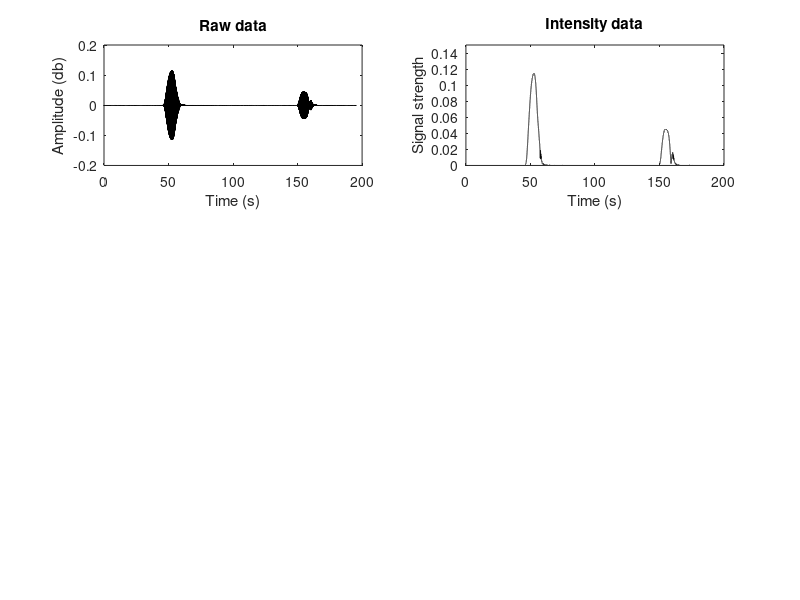

The MATLAB source for this figure: (Note: this script raises an error after producing the figure.)
%% Script for fitting a gaussian to a signal
% Edit this script to produce a decent fit

clear;
clc;
clf;

%% Load the data in - you can save variables using the 'save' command,
%   then read them in using the 'load' command. Very similar to dlmread
%   and dlmwrite, but for any matlab variable
dataLoaded = load('signal.mat');
dataRaw = dataLoaded.data;  % Get data out
dataRaw1=dataRaw([1:floor(end/2)]);
dataRaw2=dataRaw([ceil(end/2):end]);
% Convert from signal to intensity at frequency
dataIntensity = abs( hilbert(dataRaw) );
dataIntensity1 = abs( hilbert(dataRaw1) );
dataIntensity2 = abs( hilbert(dataRaw2) );
% Data rate is 512 frames per second
lengthFrame = 1.0/512.0; % in seconds
times = 0:lengthFrame:lengthFrame * (length(dataIntensity)-0.5);
times1 = 0:lengthFrame:lengthFrame * (length(dataIntensity1)-0.5);
times2 = (5e4)/512+(0:lengthFrame:lengthFrame * (length(dataIntensity2)-0.5));

% Plot raw signal data
nRows = 3;
nCols = 2;
subplot(nRows, nCols, 1);
plot( times, dataRaw, '-k' );
xlabel('Time (s)');
ylabel('Amplitude (db)')
title('Raw data');
axis([0,200,-0.2,0.2])

% Plot envelope
subplot(nRows, nCols, 2);
plot( times, dataIntensity, '-k' );
xlabel('Time (s)');
ylabel('Signal strength')
title('Intensity data');
axis([0,200,0,0.15])

% Fit a Gaussian to the entire thing
gaussFitted = fit( times', dataIntensity', 'gauss1' );
gaussFitted1 = fit( times1', dataIntensity1', 'gauss1' );
gaussFitted2 = fit( times2', dataIntensity2', 'gauss1' );

% plot the result
subplot(nRows, nCols, 3);
% plot 'knows' what kind of data gaussFitted is, so it plots the right
% thing
plot(gaussFitted1, times1, dataIntensity1);
xlabel('Time (s)');
ylabel('Signal strength')
axis([0,100,0,0.15])

% plot the result
subplot(nRows, nCols, 5);
% plot 'knows' what kind of data gaussFitted is, so it plots the right
% thing
plot(gaussFitted2, times2, dataIntensity2);
xlabel('Time (s)');
ylabel('Signal strength')
axis([80,200,0,0.06])

% Evaluate the fitted Gaussian and plot
%   You can treat gaussFitted as a function and 'call' it with t value
fittedValues1 = gaussFitted1(times1);
subplot(nRows, nCols, 4);
plot( times1, dataIntensity1, '.b' );
hold on;
plot( times1, fittedValues1, '--k', 'LineWidth', 3 );
legend('Original data', 'Fitted Gausian');
xlabel('Time (s)');
ylabel('Signal strength')
title('Fitted Pulse 1');
axis([0,100,0,0.15])
fprintf('Gaussian 1 centered at %0.2f, peak %0.4f, sd %0.4f\n',gaussFitted1.b1,gaussFitted1.a1,gaussFitted1.c1)


% Evaluate the fitted Gaussian and plot
%   You can treat gaussFitted as a function and 'call' it with t value
fittedValues2 = gaussFitted2(times2);
subplot(nRows, nCols, 6);
plot( times2, dataIntensity2, '.b' );
hold on;
plot( times2, fittedValues2, '--k', 'LineWidth', 3 );
legend('Original data', 'Fitted Gausian');
xlabel('Time (s)');
ylabel('Signal strength')
title('Fitted Pulse 2');
axis([80,200,0,0.06])
fprintf('Gaussian 2 centered at %0.2f, peak %0.4f, sd %0.4f\n',gaussFitted2.b1,gaussFitted2.a1,gaussFitted2.c1)
